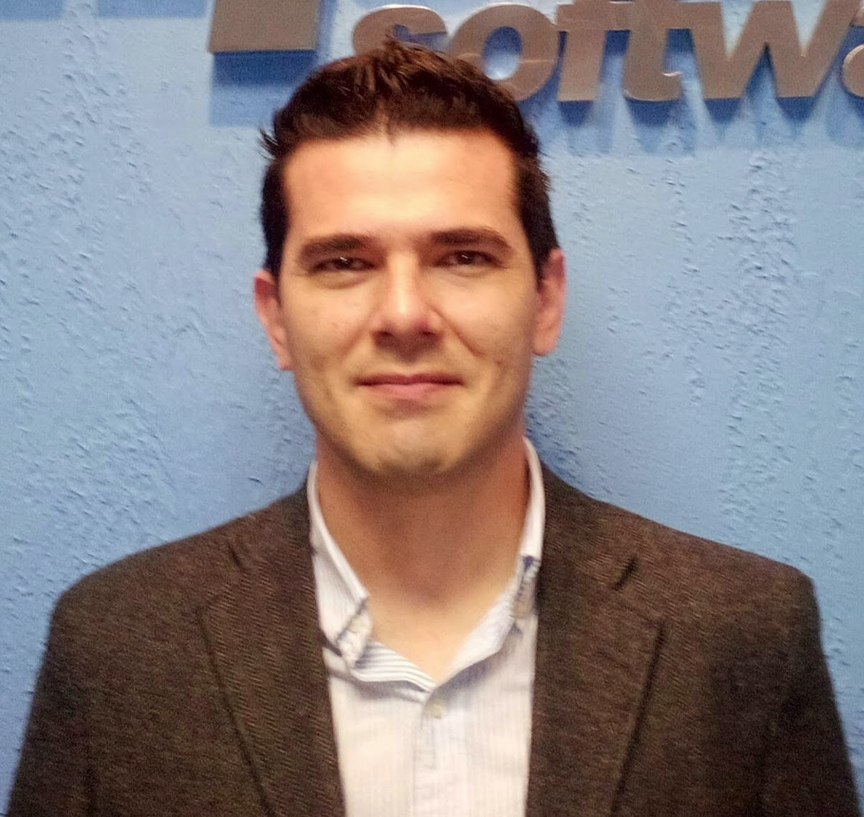
#> input picture pictures/Samir.tif, 864 x 817 px, shrunk from 1205 x 1139 before the run; the run also reads 1 picture not shown here
$ jupyter execute ImageTests.ipynb   (shell and % lines are left out)
#> lines starting #> are read from the running program, lines starting #| are printed output that depends on the picture
[cell 1]
import matplotlib.pyplot as plt
import matplotlib.image as mpimg
import numpy as np
f = mpimg.imread('../pictures/Samir.tif')
#> f is the input picture: shape (817, 864, 3); mean R, G, B 136.7, 127.6, 128.9
plt.imshow(f,cmap='brg')
plt.colorbar()
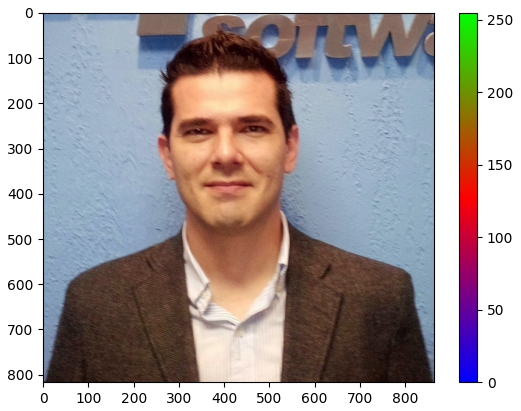
#> figure drawn by matplotlib, 2 panels

[cell 2]
fcopy = f.copy()
fcopy[   :20,   :  ] = 0 # frame superior
fcopy[-20:  ,   :  ] = 0 # frame inferior
fcopy[   :  ,   :20] = 0 # frame esquerdo
fcopy[   :  ,-20:  ] = 0 # frame direito
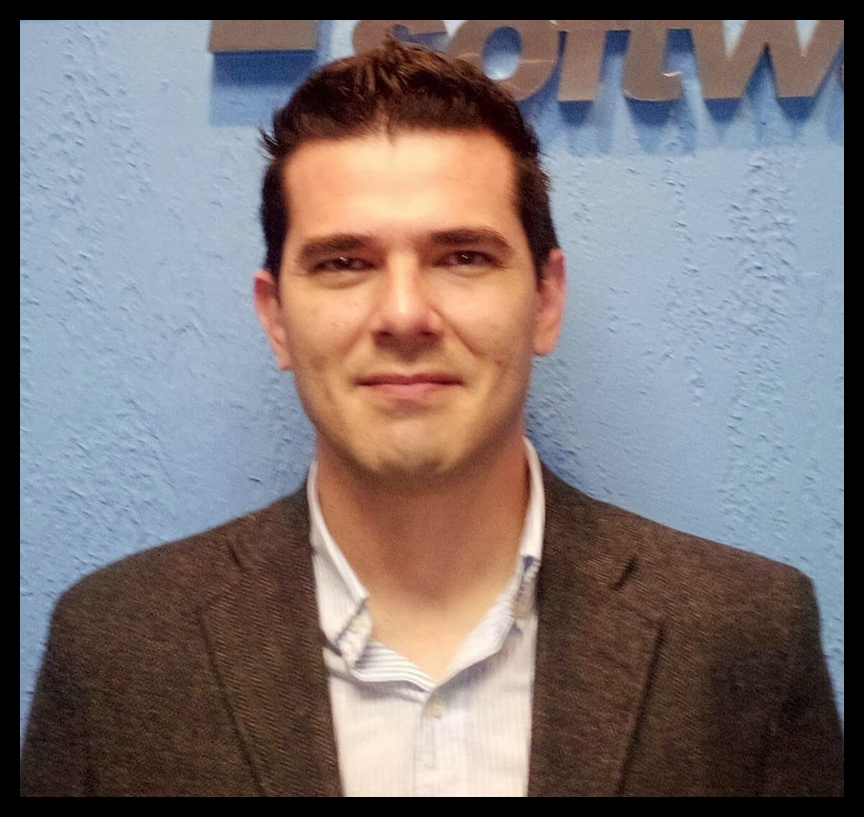
#> fcopy: shape (817, 864, 3); mean R, G, B 125, 115.5, 115.8
plt.imshow(fcopy,cmap='brg')
plt.colorbar()
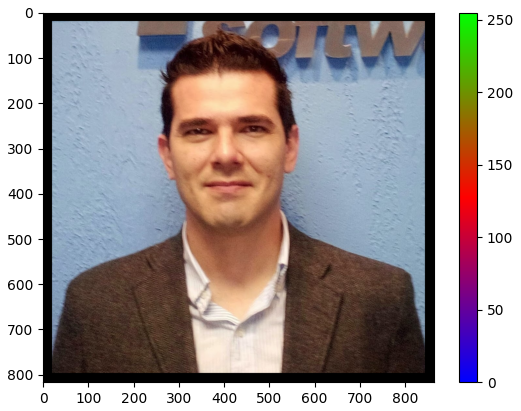
#> figure drawn by matplotlib, 2 panels

[cell 3]
fcopy = f.copy()
x,y,z = fcopy.shape
#> x = 817; y = 864; z = 3
fcopy[::int(x/3),:] = 0
fcopy[:,::int(y/3)] = 0
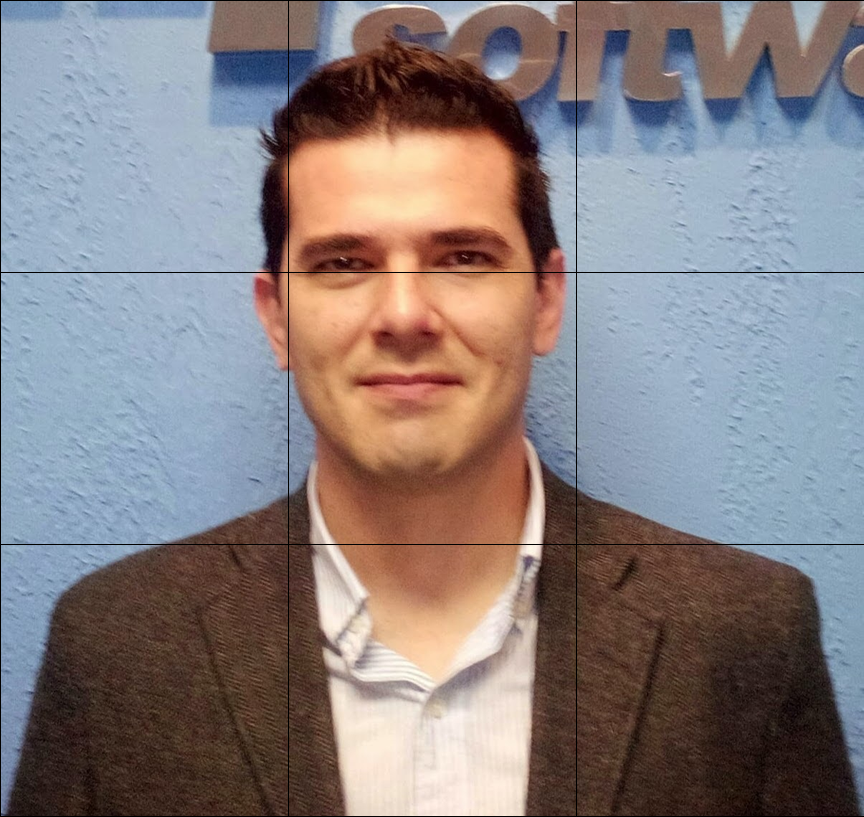
#> fcopy: shape (817, 864, 3); mean R, G, B 135.7, 126.6, 127.9
plt.imshow(fcopy,cmap='brg', interpolation='gaussian')
plt.colorbar()

<p style="font-size:30px;"><b>Converting color image to grayscale</b></p>

[cell 4]
#Average method
fcopy = f.copy()
fcopy[:] = fcopy.mean(axis=-1,keepdims=1)
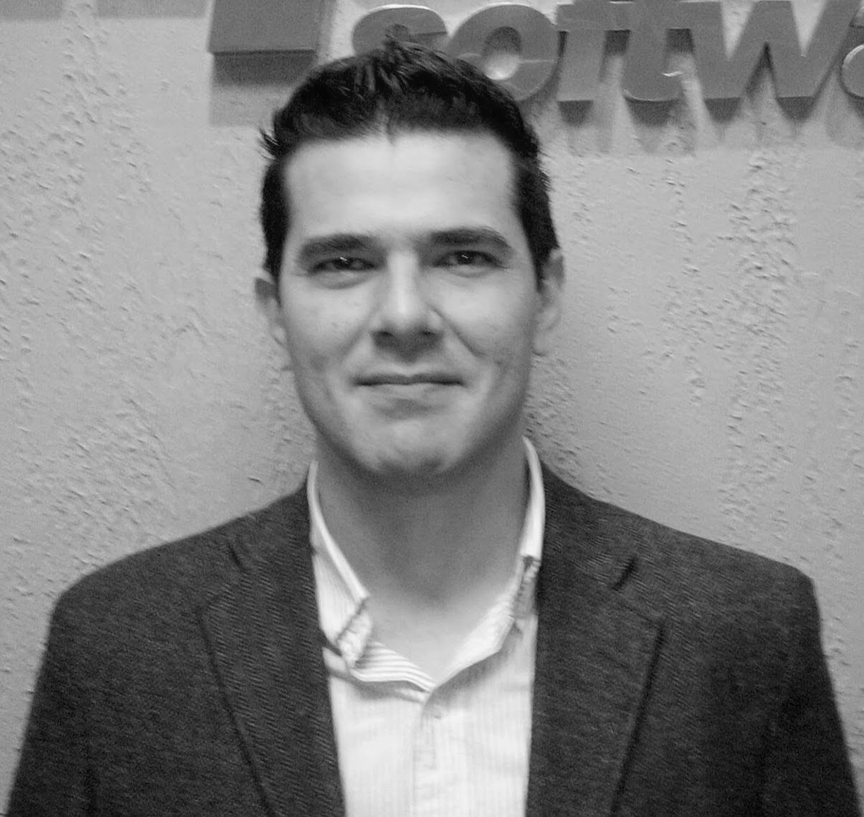
#> fcopy: shape (817, 864, 3); min 2, max 250, mean 130.8
plt.imshow(fcopy, cmap='gray')
plt.colorbar()
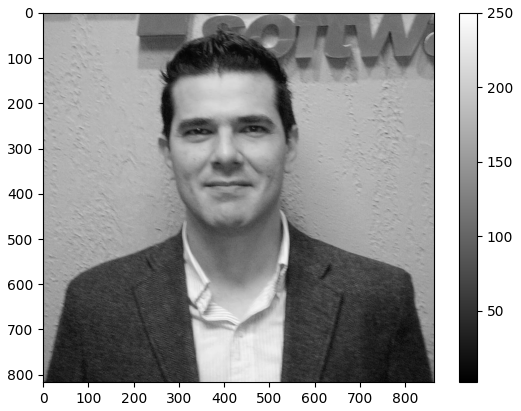
#> figure drawn by matplotlib, 2 panels

[cell 5]
#Luminosity method
fcopy = f.copy()
W = [0.2,0.5,0.3] # weights
W_mean = np.tensordot(fcopy,W, axes=((-1,-1)))[...,None]
fcopy[:] = W_mean.astype(fcopy.dtype)
plt.imshow(fcopy, cmap='gray')
plt.colorbar()

[cell 6]
import PIL as img
color = 'hsl(%d, %d, %d)' % (0, 128, 128)
myImg = img.Image.open('../pictures/Samir.jpg')
plt.plot(myImg.histogram())
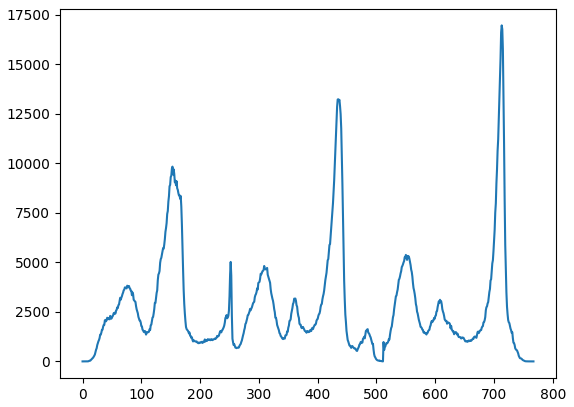
#> figure drawn by matplotlib, 1 panel; curve peaks at x = 713, y = 16955
